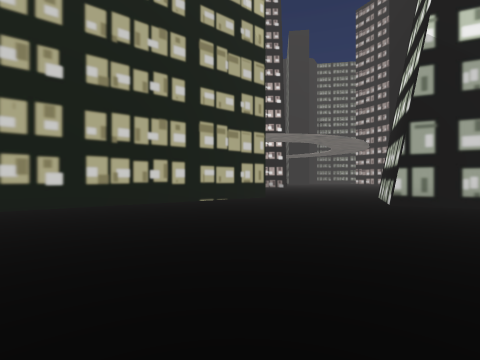
view 1 (above)

17 first-person views from a walk through a 3-D level made in the Unity game engine. The camera is 1.5 m above the floor, looks level and sees 85° across. The floor is counted in squares, 2 m on a side. Each view is taken from the middle of a square. On the plan, view 1 faces up. The plan holds only what a view shows up to about 9 squares ahead; the rest is blank. The place goes on beyond the plan.

view 2
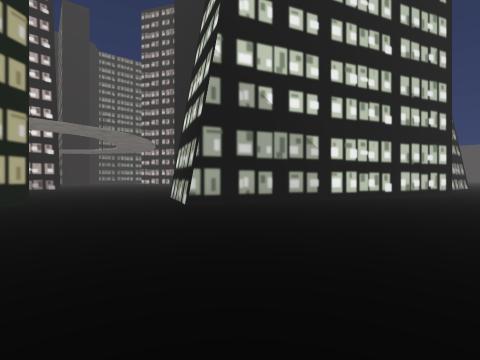

view 3
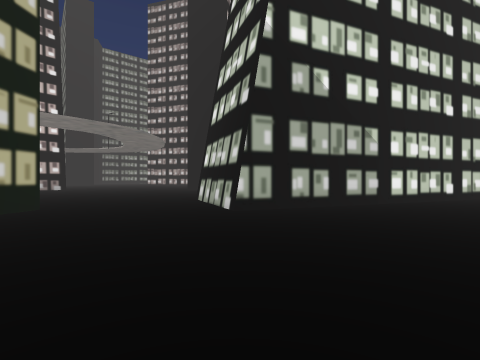

view 4
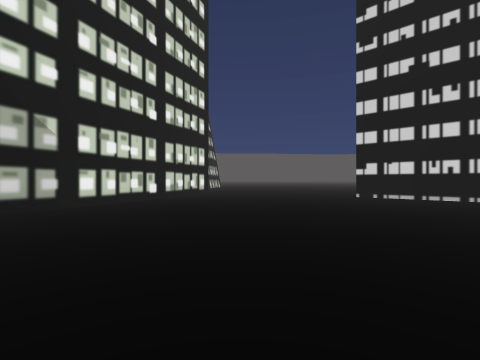

view 5
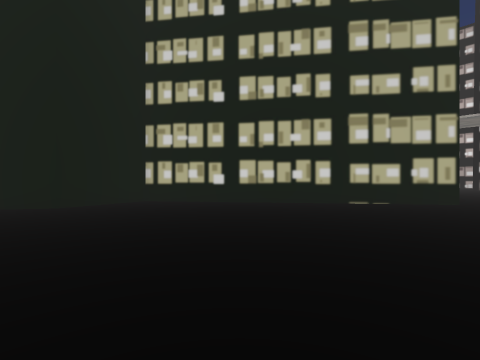

view 6
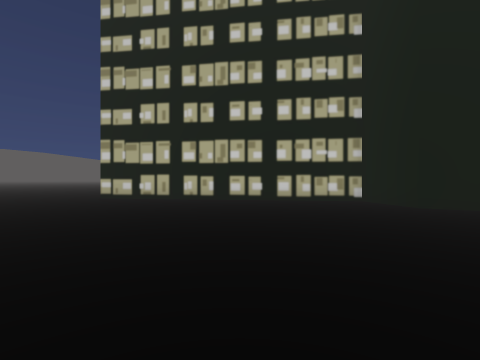

view 7
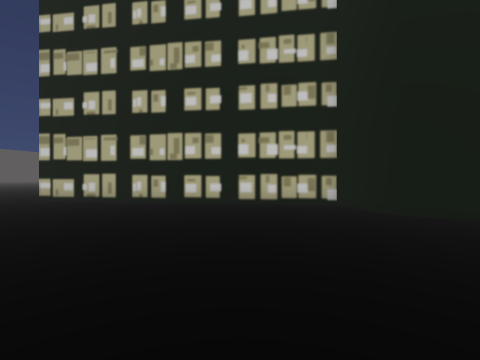

view 8
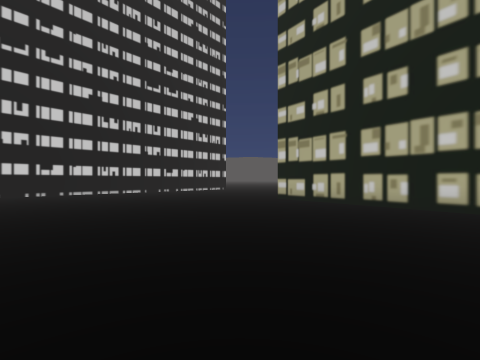

view 9
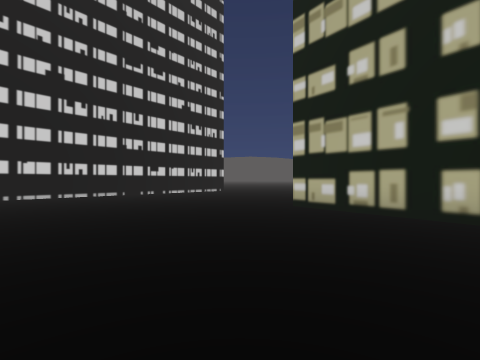

view 10
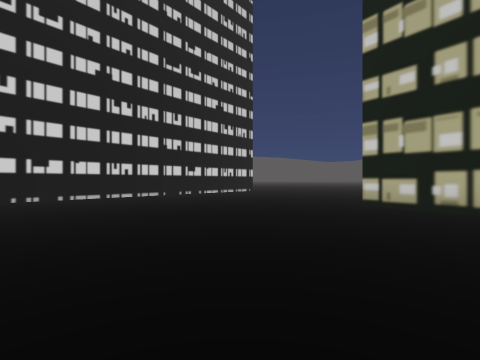

view 11
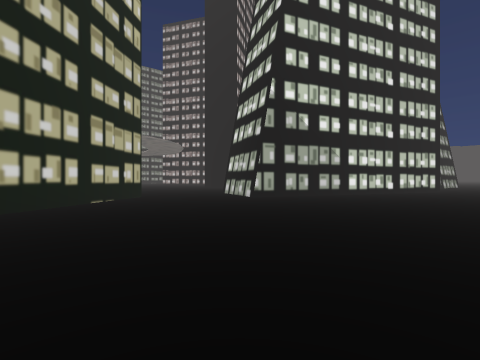

view 12
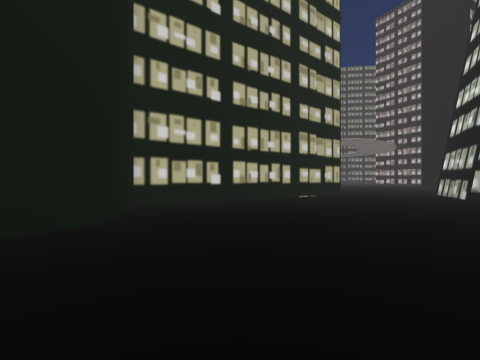

view 13
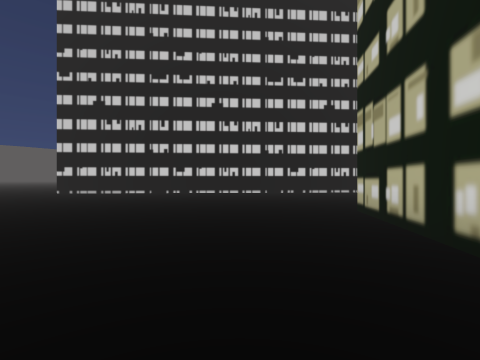

view 14
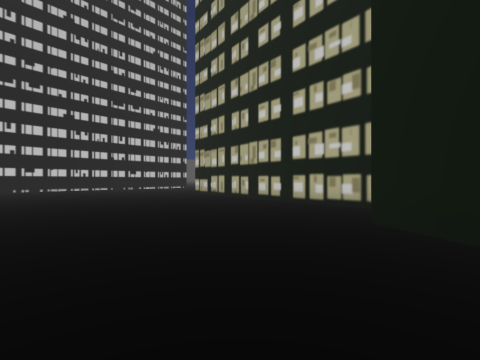

view 15
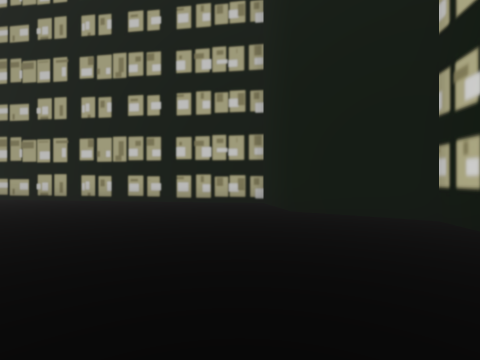

view 16
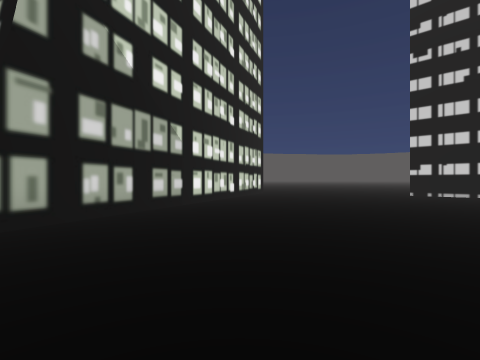

view 17
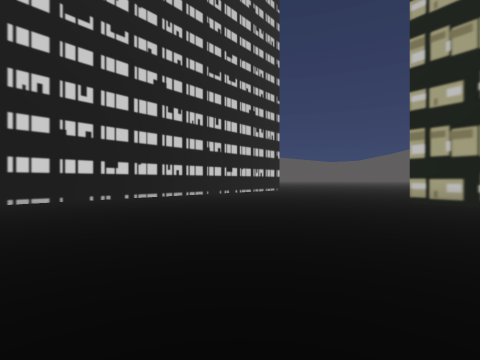

### Floor plan
Points are (right, up) in squares from view 1. A wall is a line through its corners. A room is listed if a view was taken in it or the views show most of it. See-through windows are left out.
Room 1 (views 1, 2, 3, 4, 5, 6, 7, 8, 9, 10, 11, 12, 13, 14, 15, 16, 17)
walls: (11.1, 4.7) (4.4, 7.5) (5.1, 9.1); (9.1, -9) (11.1, -6.7); (0.2, 10.6) (-6.9, 5.2) (-6.3, 2.4) (-7.6, 0.5) (-1.5, -7.6)
ways out: opening at (2.5, 10)

Positions as (right, up) in squares from view 1, and headings:
1: (0, 0), facing up
2: (0, 1), facing up-right
3: (0, 3), facing up-right
4: (2, 1), facing right
5: (2, 1), facing up-left
6: (2, 4), facing down-left
7: (0, 4), facing down-left
8: (0, 3), facing down
9: (0, 0), facing down
10: (2, 0), facing down
11: (-4, 0), facing up-right
12: (-4, -2), facing up
13: (-4, -1), facing down-right
14: (-4, 7), facing down
15: (-1, 6), facing down-left
16: (1, 4), facing right
17: (4, 1), facing down
